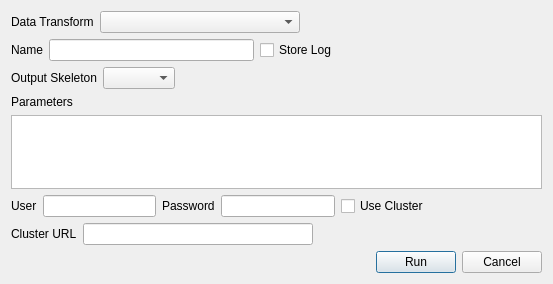
<?xml version="1.0" encoding="UTF-8"?>
<ui version="4.0">
 <class>Dialog</class>
 <widget class="QDialog" name="Dialog">
  <property name="geometry">
   <rect>
    <x>0</x>
    <y>0</y>
    <width>553</width>
    <height>284</height>
   </rect>
  </property>
  <property name="windowTitle">
   <string>Data Transform</string>
  </property>
  <layout class="QGridLayout" name="gridLayout">
   <item row="6" column="0">
    <layout class="QHBoxLayout" name="horizontalLayout_3">
     <item>
      <widget class="QLabel" name="label">
       <property name="text">
        <string>User</string>
       </property>
      </widget>
     </item>
     <item>
      <widget class="QLineEdit" name="userLineEdit"/>
     </item>
     <item>
      <widget class="QLabel" name="label_3">
       <property name="text">
        <string>Password</string>
       </property>
      </widget>
     </item>
     <item>
      <widget class="QLineEdit" name="passwordLineEdit">
       <property name="echoMode">
        <enum>QLineEdit::Password</enum>
       </property>
      </widget>
     </item>
     <item>
      <widget class="QCheckBox" name="useClusterCheckBox">
       <property name="text">
        <string>Use Cluster</string>
       </property>
      </widget>
     </item>
     <item>
      <spacer name="horizontalSpacer_2">
       <property name="orientation">
        <enum>Qt::Horizontal</enum>
       </property>
       <property name="sizeHint" stdset="0">
        <size>
         <width>40</width>
         <height>20</height>
        </size>
       </property>
      </spacer>
     </item>
    </layout>
   </item>
   <item row="7" column="0">
    <layout class="QHBoxLayout" name="horizontalLayout_4">
     <item>
      <widget class="QLabel" name="label_4">
       <property name="text">
        <string>Cluster URL</string>
       </property>
      </widget>
     </item>
     <item>
      <widget class="QLineEdit" name="urlLineEdit"/>
     </item>
     <item>
      <spacer name="horizontalSpacer_3">
       <property name="orientation">
        <enum>Qt::Horizontal</enum>
       </property>
       <property name="sizeHint" stdset="0">
        <size>
         <width>40</width>
         <height>20</height>
        </size>
       </property>
      </spacer>
     </item>
    </layout>
   </item>
   <item row="1" column="0">
    <layout class="QHBoxLayout" name="horizontalLayout">
     <item>
      <widget class="QLabel" name="label_2">
       <property name="text">
        <string>Data Transform</string>
       </property>
      </widget>
     </item>
     <item>
      <widget class="QComboBox" name="dataTransformComboBox">
       <property name="minimumSize">
        <size>
         <width>200</width>
         <height>0</height>
        </size>
       </property>
      </widget>
     </item>
     <item>
      <spacer name="horizontalSpacer_4">
       <property name="orientation">
        <enum>Qt::Horizontal</enum>
       </property>
       <property name="sizeHint" stdset="0">
        <size>
         <width>40</width>
         <height>20</height>
        </size>
       </property>
      </spacer>
     </item>
    </layout>
   </item>
   <item row="2" column="0">
    <layout class="QHBoxLayout" name="horizontalLayout_5">
     <item>
      <widget class="QLabel" name="label_5">
       <property name="text">
        <string>Name</string>
       </property>
      </widget>
     </item>
     <item>
      <widget class="QLineEdit" name="nameLineEdit"/>
     </item>
     <item>
      <widget class="QCheckBox" name="storeLogCheckBox">
       <property name="text">
        <string>Store Log</string>
       </property>
      </widget>
     </item>
     <item>
      <spacer name="horizontalSpacer_5">
       <property name="orientation">
        <enum>Qt::Horizontal</enum>
       </property>
       <property name="sizeHint" stdset="0">
        <size>
         <width>40</width>
         <height>20</height>
        </size>
       </property>
      </spacer>
     </item>
    </layout>
   </item>
   <item row="5" column="0">
    <layout class="QVBoxLayout" name="verticalLayout">
     <item>
      <widget class="QLabel" name="label_6">
       <property name="text">
        <string>Parameters</string>
       </property>
      </widget>
     </item>
     <item>
      <widget class="QTextEdit" name="parametersTextEdit"/>
     </item>
    </layout>
   </item>
   <item row="3" column="0">
    <layout class="QHBoxLayout" name="horizontalLayout_7">
     <item>
      <widget class="QLabel" name="label_7">
       <property name="text">
        <string>Output Skeleton</string>
       </property>
      </widget>
     </item>
     <item>
      <widget class="QComboBox" name="outputSkeletonComboBox"/>
     </item>
     <item>
      <spacer name="horizontalSpacer_6">
       <property name="orientation">
        <enum>Qt::Horizontal</enum>
       </property>
       <property name="sizeHint" stdset="0">
        <size>
         <width>40</width>
         <height>20</height>
        </size>
       </property>
      </spacer>
     </item>
    </layout>
   </item>
   <item row="8" column="0">
    <layout class="QHBoxLayout" name="horizontalLayout_2">
     <item>
      <spacer name="horizontalSpacer">
       <property name="orientation">
        <enum>Qt::Horizontal</enum>
       </property>
       <property name="sizeHint" stdset="0">
        <size>
         <width>40</width>
         <height>20</height>
        </size>
       </property>
      </spacer>
     </item>
     <item>
      <widget class="QPushButton" name="selectButton">
       <property name="text">
        <string>Run</string>
       </property>
      </widget>
     </item>
     <item>
      <widget class="QPushButton" name="cancelButton">
       <property name="text">
        <string>Cancel</string>
       </property>
      </widget>
     </item>
    </layout>
   </item>
  </layout>
 </widget>
 <resources/>
 <connections/>
</ui>
